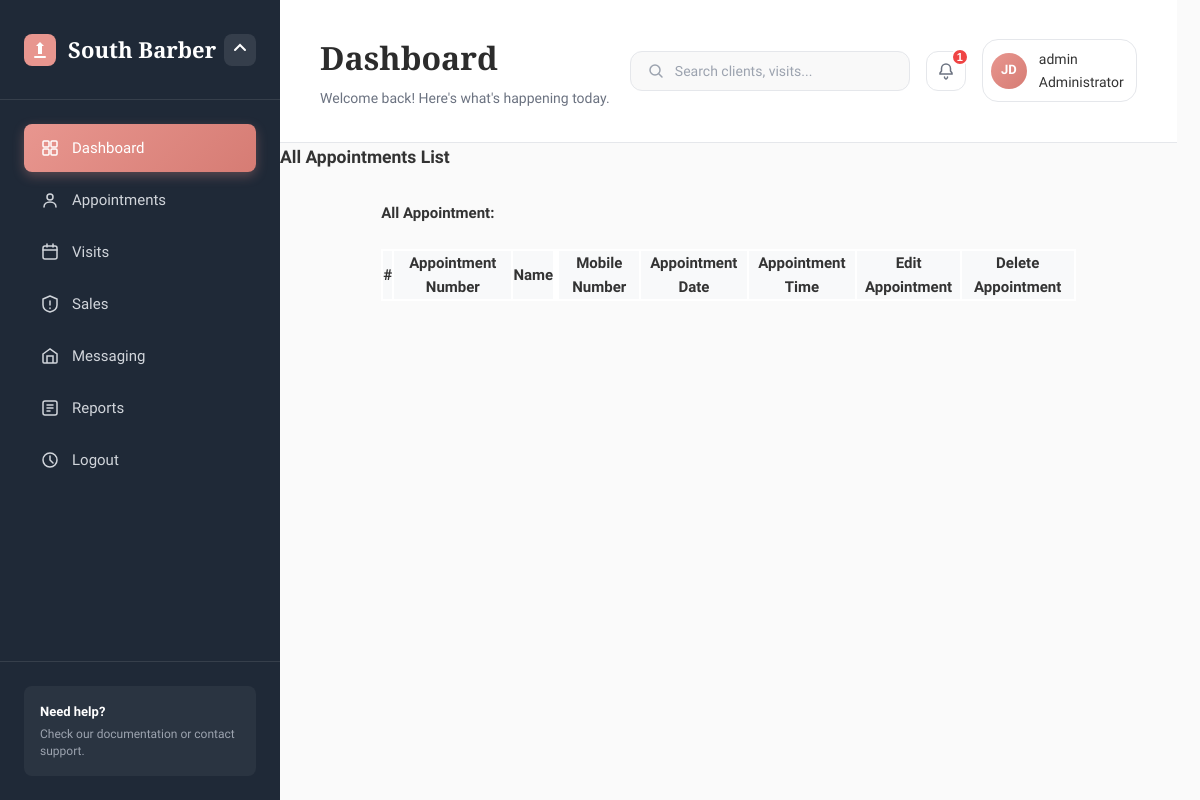
The app's page /adminsection/allappointment/ (signed in), older data.
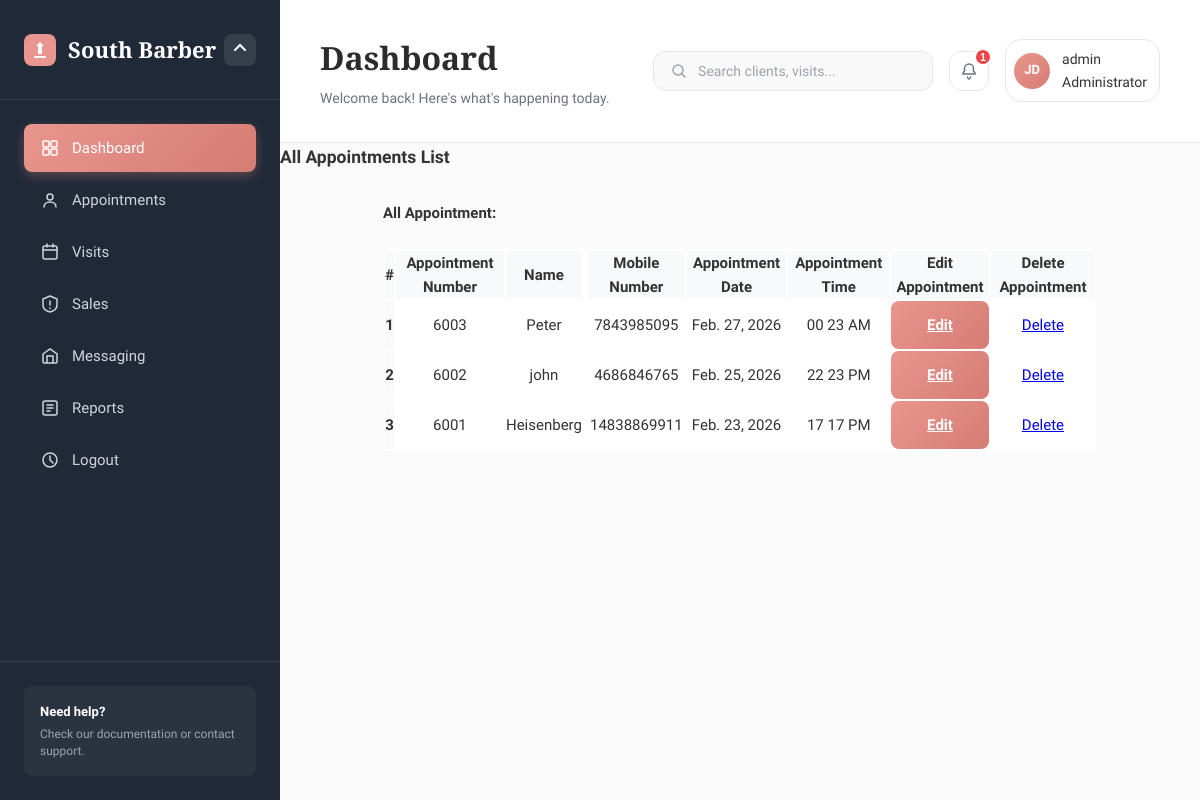
The same page, newer data.
### adminsection/models.py (models this page shows, shortened)
class User(AbstractUser):
    ROLE_CHOICES = (
        ('ADMIN', 'Admin'),
        ('MANAGER', 'Manager'),
        ('EMPLOYEE', 'Employee'),
        ('CUSTOMER', 'Customer'),
    )
    Role = models.CharField(max_length=20, choices=ROLE_CHOICES)
    Store = models.ForeignKey(Store, on_delete=models.SET_NULL, null=True, blank=True)

### parlour/models.py (models this page shows, shortened)
class Appointment(models.Model):
    Name = models.CharField(max_length=50)
    Email = models.EmailField()
    PhoneNumber = models.CharField(max_length=11)
    Service = models.ForeignKey(Service, on_delete=models.CASCADE)
    Note = models.TextField()
    AppointmentDate = models.DateField()
    AppointmentTime = models.TimeField()
    ApplyDate = models.DateTimeField(auto_now_add=True)
    RemarkDate = models.DateTimeField(auto_now=True)
    AppointmentNumber = models.IntegerField(null=True, blank=True)
    REMARK_CHOICES = (
        ('1', 'Accepted'),
        ('0', 'Rejected'),
    )
    Remark = models.CharField(max_length=1, choices=REMARK_CHOICES)

### adminsection/views.py (the view)
# urls.py: path('allappointment/', views.allappointment, name='allappointment'),
@staff_member_required
def allappointment(request):
    Appointments = Appointment.objects.order_by('-ApplyDate')
    context = {
        'Appointments': Appointments
    }
    return render(request, 'adminsection/appointments.html', context)

### templates/adminsection/appointments.html (shortened to what this page needs)
{% extends 'adminsection/base.html' %}
{% load static %}
{% block content %}
<div id="page-wrapper">
	<div class="main-page">
		<div class="tables">
			<h3 class="title1">All Appointments List</h3>
			<div class="table-container">
    			<div class="table-responsive">
				<h4>All Appointment:</h4>
				<table class="table table-bordered">
					<thead>
						<tr>
							<th>#</th>
							<th> Appointment Number</th>
							<th>Name</th>
							<br>
							<th>Mobile Number</th>
							<th>Appointment Date</th>
							<th>Appointment Time</th>
							<th>Edit Appointment</th>
							<th>Delete Appointment</th>
						</tr>
					</thead>
					<tbody>
						{% for list in Appointments %}
						<tr>
							<th scope="row">{{ forloop.counter }}</th>
							<td>{{ list.AppointmentNumber}}</td>
							<td>{{ list.Name}}</td>
							<td>{{ list.PhoneNumber}}</td>
							<td>{{ list.AppointmentDate}}</td>
							<td>{{ list.AppointmentTime|date:"H i A"}}</td>
							<td>
							<a href="{% url 'viewappointment' list.id %}" class="btn btn-primary btn-sm">
								Edit
							</a>
							</td>
							<td>
							<a href="{% url 'deleteappointment' list.id %}"
							class="btn btn-danger btn-sm"
							onclick="return confirm('Are you sure you want to delete this appointment?');">
								Delete
							</a>
							</td>
						</tr>
						{% endfor %}
					</tbody>
				</table>
			</div>
		</div>
	</div>
</div>
</div>
{% endblock %}

### templates/adminsection/base.html (shortened to what this page needs)
{% load static %}
<!DOCTYPE html>
<html lang="en">
<head>
    <link rel="stylesheet" href="{% static 'css/styles.css' %}">
</head>
<body>
    <html class="app-container">
        <aside class="sidebar">
            <div class="sidebar-header">
                <div class="logo">
                    <svg width="32" height="32" viewBox="0 0 32 32" fill="none">
                        <rect width="32" height="32" rx="8" fill="#E8968F"/>
                        <path d="M16 8L20 12H18V20H14V12H12L16 8Z" fill="white"/>
                        <rect x="10" y="22" width="12" height="2" rx="1" fill="white"/>
                    </svg>
                    <span>South Barber</span>
                </div>
                <button class="sidebar-toggle">
                    <svg width="20" height="20" viewBox="0 0 20 20" fill="none">
                        <path d="M15 10L10 5L5 10" stroke="currentColor" stroke-width="2" stroke-linecap="round"/>
                    </svg>
                </button>
            </div>
            <nav class="sidebar-nav">
                <a href="{% url 'dashboard' %}" class="nav-item active">
                    <span>Dashboard</span>
                </a>
                <a href="{% url 'allappointment' %}" class="nav-item">
                    <svg width="20" height="20" viewBox="0 0 20 20" fill="none">
                        <circle cx="10" cy="7" r="3" stroke="currentColor" stroke-width="1.5"/>
                        <path d="M4 17C4 14 6.5 12 10 12C13.5 12 16 14 16 17" stroke="currentColor" stroke-width="1.5" stroke-linecap="round"/>
                    </svg>
                    <span>Appointments</span>
                </a>
                <a href="visits.html" class="nav-item">
                    <svg width="20" height="20" viewBox="0 0 20 20" fill="none">
                        <rect x="3" y="4" width="14" height="13" rx="2" stroke="currentColor" stroke-width="1.5"/>
                        <path d="M7 2V5M13 2V5M3 8H17" stroke="currentColor" stroke-width="1.5" stroke-linecap="round"/>
                    </svg>
                    <span>Visits</span>
                </a>
                <a href="#" class="nav-item">
                    <svg width="20" height="20" viewBox="0 0 20 20" fill="none">
                        <path d="M3 5L10 2L17 5V11C17 14.5 14 17 10 18C6 17 3 14.5 3 11V5Z" stroke="currentColor" stroke-width="1.5" stroke-linejoin="round"/>
                        <path d="M10 7V11M10 14V14.5" stroke="currentColor" stroke-width="1.5" stroke-linecap="round"/>
                    </svg>
                    <span>Sales</span>
                </a>
                <a href="#" class="nav-item">
                    <svg width="20" height="20" viewBox="0 0 20 20" fill="none">
                        <path d="M3 8L10 3L17 8V16C17 16.5 16.5 17 16 17H4C3.5 17 3 16.5 3 16V8Z" stroke="currentColor" stroke-width="1.5"/>
                        <path d="M13 17V10H7V17" stroke="currentColor" stroke-width="1.5"/>
                    </svg>
                    <span>Messaging</span>
                </a>
                <a href="#" class="nav-item">
                    <svg width="20" height="20" viewBox="0 0 20 20" fill="none">
                        <rect x="3" y="3" width="14" height="14" rx="2" stroke="currentColor" stroke-width="1.5"/>
                        <path d="M7 7H13M7 10H13M7 13H10" stroke="currentColor" stroke-width="1.5" stroke-linecap="round"/>
                    </svg>
                    <span>Reports</span>
                </a>
                <a href="{% url 'logout' %}" class="nav-item">
                    <svg width="20" height="20" viewBox="0 0 20 20" fill="none">
                        <circle cx="10" cy="10" r="7" stroke="currentColor" stroke-width="1.5"/>
                        <path d="M10 6V10L13 13" stroke="currentColor" stroke-width="1.5" stroke-linecap="round"/>
                    </svg>
                    <span>Logout</span>
                </a>
            </nav>
            <div class="sidebar-footer">
                <div class="help-section">
                    <p class="help-title">Need help?</p>
                    <p class="help-text">Check our documentation or contact support.</p>
                </div>
            </div>
        </aside>
        <main class="main-content">
            <header class="header">
                <div class="header-left">
                    <h1 class="page-title">Dashboard</h1>
                    <p class="page-subtitle">Welcome back! Here's what's happening today.</p>
                </div>
                <div class="header-right">
                    <div class="search-box">
                        <svg width="18" height="18" viewBox="0 0 18 18" fill="none">
                            <circle cx="8" cy="8" r="5" stroke="currentColor" stroke-width="1.5"/>
                            <path d="M12 12L15 15" stroke="currentColor" stroke-width="1.5" stroke-linecap="round"/>
                        </svg>
                        <input type="text" placeholder="Search clients, visits...">
                    </div>
                    <button class="notification-btn">
                        <svg width="20" height="20" viewBox="0 0 20 20" fill="none">
                            <path d="M10 3C7.5 3 5.5 5 5.5 7.5V10L4 12V13H16V12L14.5 10V7.5C14.5 5 12.5 3 10 3Z" stroke="currentColor" stroke-width="1.5"/>
                            <path d="M8.5 16C8.5 17 9.5 18 10 18C10.5 18 11.5 17 11.5 16" stroke="currentColor" stroke-width="1.5" stroke-linecap="round"/>
                        </svg>
                        <span class="notification-badge">1</span>
                    </button>
                    <div class="user-menu">
                        {% if request.user.is_authenticated %}
                        <div class="user-avatar">JD</div>
                        <span class="user-name">
                            <p>{{ user.username }}</p>
                            {% if request.user.is_superuser %}
                            <span>Administrator </span>
                            {% else %}
                            <span>Staff</span>
                            {% endif %}
                                </span>
                        </div>
                        {% endif %}
                </div>
            </header>
            {% block content %}
            {% endblock %}
    </main>
</html>

Row changes from the older to the newer data that the page shows:
added Appointment: AppointmentNumber "6003", Name "Peter", PhoneNumber "7843985095", AppointmentDate "Feb. 27, 2026", AppointmentTime "00 23 AM"
added Appointment: AppointmentNumber "6002", Name "john", PhoneNumber "4686846765", AppointmentDate "Feb. 25, 2026", AppointmentTime "22 23 PM"
added Appointment: AppointmentNumber "6001", Name "Heisenberg", PhoneNumber "14838869911", AppointmentDate "Feb. 23, 2026", AppointmentTime "17 17 PM"
